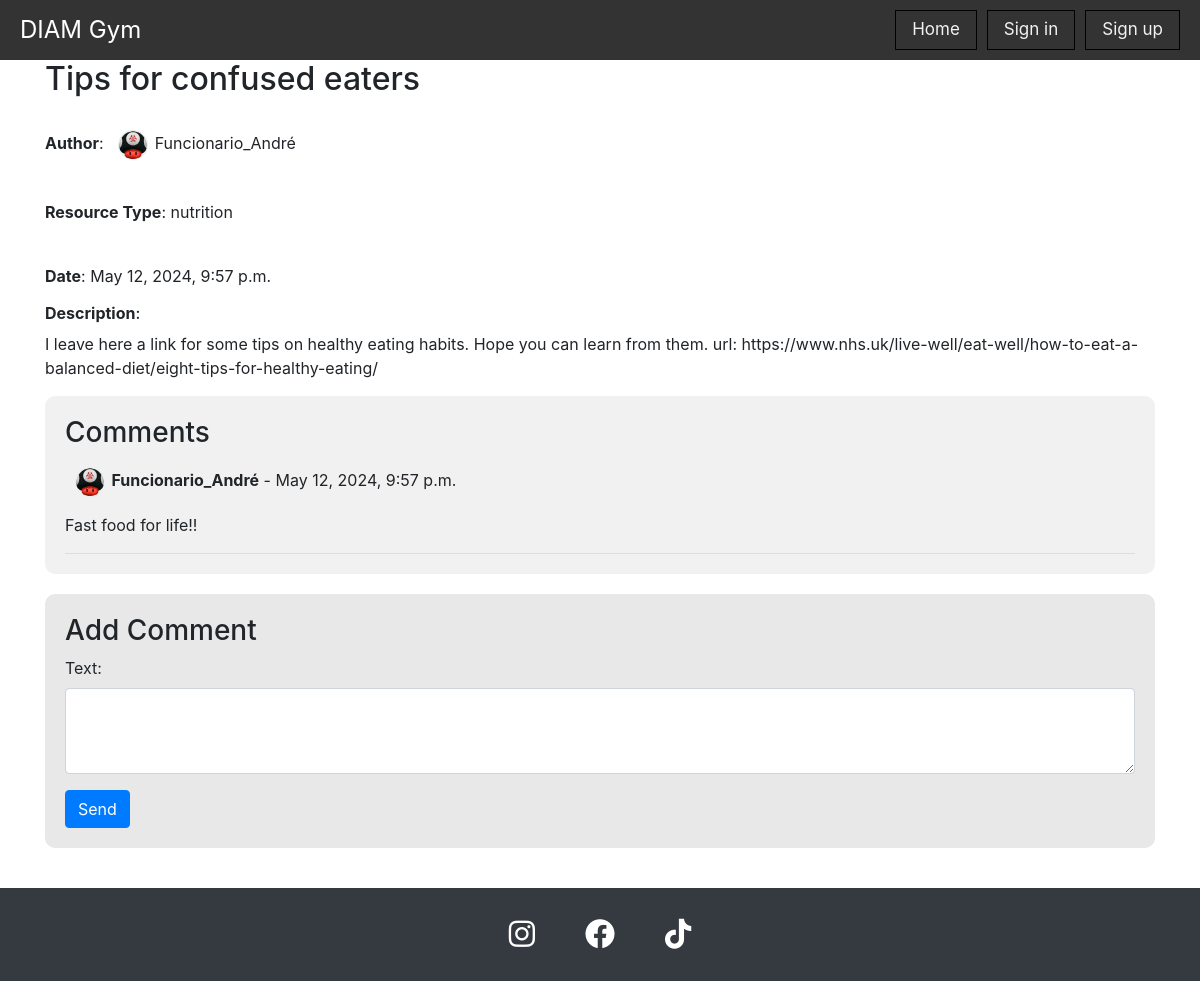
/fitness/resource_repository/1, run on the app's committed database.
### fitness/models.py (models this page shows, shortened)
class Resource(models.Model):
    author = models.ForeignKey(Utilizador, on_delete=models.CASCADE)
    type = models.CharField(max_length=50, choices=[(types.value, types.name) for types in TypesOfResource])
    title = models.CharField(max_length=200)
    description = models.TextField(blank=True, default="")
    pub_data = models.DateTimeField('data de publicacao')

class Utilizador(models.Model):
    user = models.OneToOneField(User, on_delete=models.CASCADE)
    profile_picture = models.ImageField(upload_to='profile_pictures/', blank=True, default='default_pfp.jpg')
    user_type = models.CharField(max_length=20, choices=[(types.value, types.name) for types in TypesOfUtilizador])
    def __str__(self):
        return self.user.username

class Commentary(models.Model):
    resource = models.ForeignKey(Resource, on_delete=models.CASCADE)
    author = models.ForeignKey(Utilizador, on_delete=models.CASCADE)
    texto = models.TextField(default="")
    pub_data = models.DateTimeField('data de publicacao')

### fitness/views.py (the view)
# urls.py: path('resource_repository/<int:resource_id>', views.resource_details, name='resource_details'),
def resource_details(request, resource_id):
    resource = get_object_or_404(Resource, pk=resource_id)
    utilizador = None
    if request.session.get('cliente_id') is not None:
        cliente_id = request.session.get('cliente_id')
        cliente = get_object_or_404(Cliente, pk=cliente_id)
        utilizador = get_object_or_404(Utilizador, user_id=cliente.utilizador.user.id)
    if request.session.get('funcionario_id') is not None:
        funcionario_id = request.session.get('funcionario_id')
        funcionario = get_object_or_404(Funcionario, pk=funcionario_id)
        utilizador = get_object_or_404(Utilizador, user_id=funcionario.utilizador.user.id)
    context = {'resource': resource}
    if utilizador:
        context['utilizador'] = utilizador
    return render(request, 'fitness/resource_detail.html', context)

### fitness/templates/fitness/resource_detail.html (shortened to what this page needs)
{% extends "./index.html" %}
{% block content %}
{% load static %}
<div class="container">
    <div class="post-details">
        <div class="post-header">
            <h2>{{ resource.title }}</h2>
            <br>
            <p> <strong>Author</strong>:
                {% if resource.author.profile_picture %}
                    <img class="profile-picture" src="{{ resource.author.profile_picture.url }}" alt="Profile Picture">
                {% endif %}
                {{ resource.author }}
            </p>
            <br>
            <p><strong>Resource Type</strong>: {{ resource.type }}</p>
            <br>
            <p><strong>Date</strong>: {{ resource.pub_data }}</p>
        </div>
        <div class="post-description">
            <p><h6><strong>Description</strong>:</h6> {{ resource.description }}</p>
        </div>
    </div>
    <div class="comments">
        <h3>Comments</h3>
        {% if resource.commentary_set %}
            {% for item in resource.commentary_set.all %}
                <div class="comment">
                    <p>
                        {% if item.author.profile_picture %}
                            <img class="profile-picture" src="{{ item.author.profile_picture.url }}" alt="Profile Picture"></a>
                        {% endif %}
                        <strong>{{ item.author }}</strong> - {{ item.pub_data }}
                    </p>
                    <p>{{ item.texto }}</p>
                </div>
            {% endfor %}
        {% else %}
            <p>No comments for this Resource.</p>
        {% endif %}
    </div>
    <div class="add-comment">
        <h3>Add Comment</h3>
        <form method="POST" action="{% url 'fitness:create_resource_comment' resource.id %}">
            <div class="form-group">
                <label for="comment_texto">Text:</label>
                <textarea class="form-control" id="comment_texto" name="comment_texto" rows="3"></textarea>
            </div>
            <button type="submit" class="btn btn-primary">Send</button>
        </form>
    </div>
</div>
{% endblock %}

### fitness/static/fitness/css/styles.css (style rules this page uses)
body { display: none; margin: 0; font-family: Arial, sans-serif; background-color: #f5f5f5; font-size: 18px; }

### data on the page
Resource: title "Tips for confused eaters", author.profile_picture (picture), author "Funcionario_André", type "nutrition", pub_data "May 12, 2024, 9:57 p.m.", description "I leave here a link for some tips on healthy eating habits. Hope you can learn from them. url: https://www.nhs.uk/live-well/eat-well/how-to-eat-a-balanced-diet/eight-tips-for-healthy-eating/"
Commentary: author.profile_picture (picture), author "Funcionario_André", pub_data "May 12, 2024, 9:57 p.m.", texto "Fast food for life!!"
